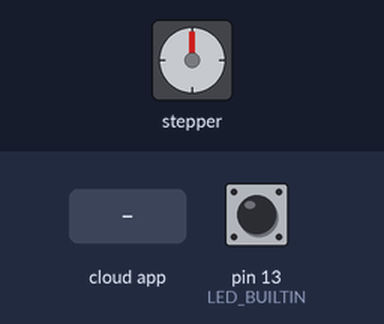
Simulated run of this sketch. Board: Arduino Uno, built with avr-gcc and run on an emulated ATmega328P. Shown: stepper motor. Wiring (inferred from the names in the program): stepper motor driver (200 steps per turn assumed): step pin 6; direction pin 5. The inputs (shaded band) are chosen by the test bench; at power-on: pin 13 (LED_BUILTIN) HIGH. The ROS host is connected and sends only what is stated.

Above: at 1.2 s.
1.3 s: the phone or cloud app sets control_stepper to 10
At 1.75 s:
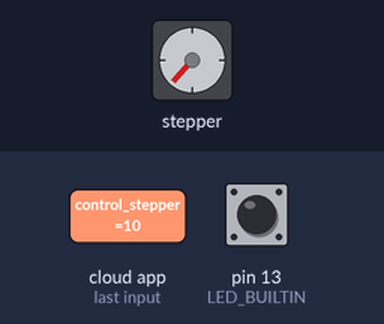
At 2.35 s:
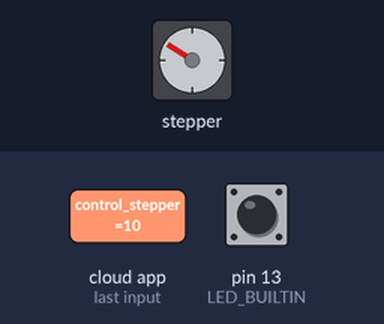
4.3 s: the phone or cloud app sets control_stepper to 0
5.8 s: the phone or cloud app sets control_stepper to 5
At 5.95 s:
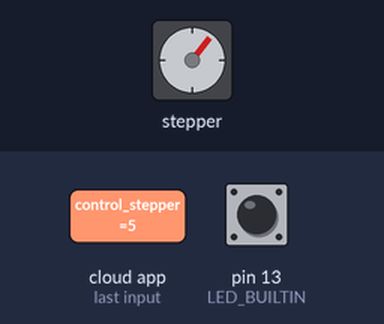
Timing chart, 0 to 17.8 s (numbered marks = the images above; inputs shaded):
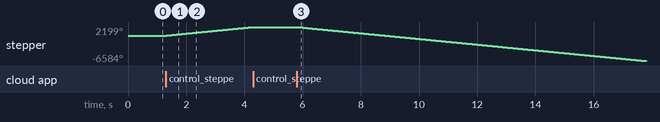

Measured:
- after the input at 1.3 s, stepper: keeps turning clockwise at about 733°/s, starting at once

The sketch:

arm_control_stepper.ino
```cpp
#include <ros.h>
// #include <std_msgs/Empty.h>
#include <std_msgs/Int8.h>


ros::NodeHandle nh;

std_msgs::Int8 new_msg;

ros::Publisher publish_data("/modified_data", &new_msg);

int8_t input_command;

bool to_publish = false;

void messageCb(const std_msgs::Int8& toggle_msg) {

  input_command = toggle_msg.data;
  to_publish = true;


  digitalWrite(LED_BUILTIN, HIGH - digitalRead(LED_BUILTIN));  // blink the led
}


ros::Subscriber<std_msgs::Int8> sub1("/control_stepper", &messageCb);


// Define stepper motor connections:
#define dirPin 5
#define stepPin 6

void setup() {
  // Declare pins as output:
  pinMode(stepPin, OUTPUT);
  pinMode(dirPin, OUTPUT);

  nh.initNode();

  nh.subscribe(sub1);


  // Set the spinning direction CW/CCW:
  digitalWrite(dirPin, HIGH);
}

void loop() {

  switch (input_command) {
    case 10:
      //forward
      digitalWrite(stepPin, HIGH);
      delayMicroseconds(500);
      digitalWrite(stepPin, LOW);
      delayMicroseconds(500);
      digitalWrite(dirPin, HIGH);


      break;
    case 5:
      //backward

      digitalWrite(stepPin, HIGH);
      delayMicroseconds(500);
      digitalWrite(stepPin, LOW);
      delayMicroseconds(500);

      digitalWrite(dirPin, LOW);

      break;
  }

  nh.spinOnce();
  delay(1);
}
```
